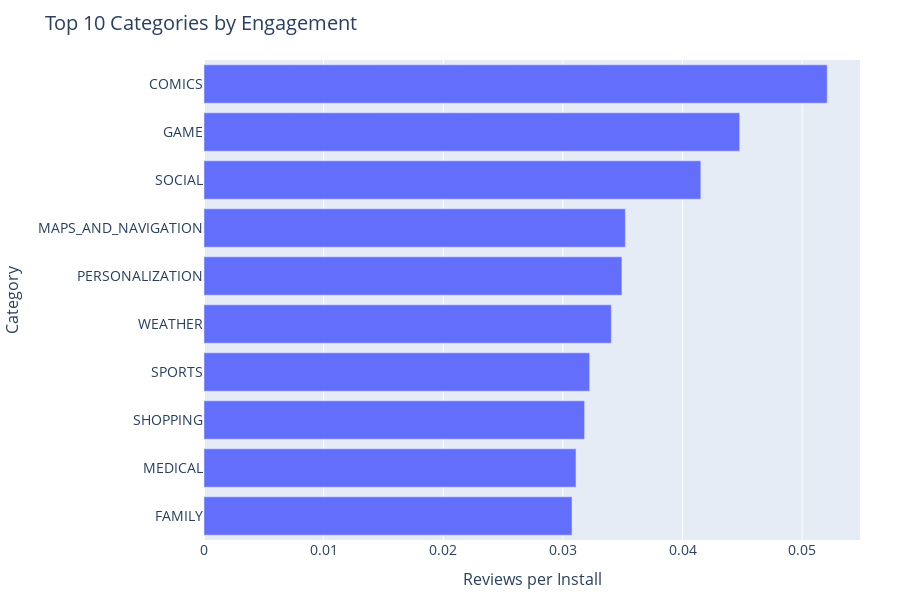

Notebook source saved alongside this figure:
### Markdown cell above
We want to see which categories retain or activate users better, which is important for lifetime value.

### Code cell
top_engagement = category_summary.sort_values(by='Engagement', ascending=False).head(10)
fig2 = px.bar(top_engagement,
              x='Engagement',
              y='Category',
              orientation='h',
              title='Top 10 Categories by Engagement',
              labels={'Engagement': 'Reviews per Install'})
fig2.update_layout(yaxis=dict(autorange='reversed'))
fig2.update_layout(
    title_font_size=20,
    xaxis_title_font_size=16,
    yaxis_title_font_size=16,
    font=dict(size=14),
    height=600,
    width=900,
    margin=dict(l=80, r=40, t=60, b=60)
)

fig2.show()

### Figure 1 — Plotly figure (JSON) as saved in the notebook; plotly's stock layout.template omitted (floating-point values rounded to 4 significant figures)
{"data": [{"alignmentgroup": "True", "hovertemplate": "Reviews per Install=%{x}<br>Category=%{y}<extra></extra>", "legendgroup": "", "marker": {"color": "#636efa", "pattern": {"shape": ""}}, "name": "", "offsetgroup": "", "orientation": "h", "showlegend": false, "textposition": "auto", "type": "bar", "x": [0.0521, 0.04478, 0.04153, 0.03522, 0.03493, 0.03405, 0.03224, 0.03182, 0.0311, 0.03076], "xaxis": "x", "y": ["COMICS", "GAME", "SOCIAL", "MAPS_AND_NAVIGATION", "PERSONALIZATION", "WEATHER", "SPORTS", "SHOPPING", "MEDICAL", "FAMILY"], "yaxis": "y"}], "layout": {"barmode": "relative", "font": {"size": 14}, "height": 600, "legend": {"tracegroupgap": 0}, "margin": {"b": 60, "l": 80, "r": 40, "t": 60}, "title": {"font": {"size": 20}, "text": "Top 10 Categories by Engagement"}, "width": 900, "xaxis": {"anchor": "y", "domain": [0, 1], "title": {"font": {"size": 16}, "text": "Reviews per Install"}}, "yaxis": {"anchor": "x", "autorange": "reversed", "domain": [0, 1], "title": {"font": {"size": 16}, "text": "Category"}}}}
